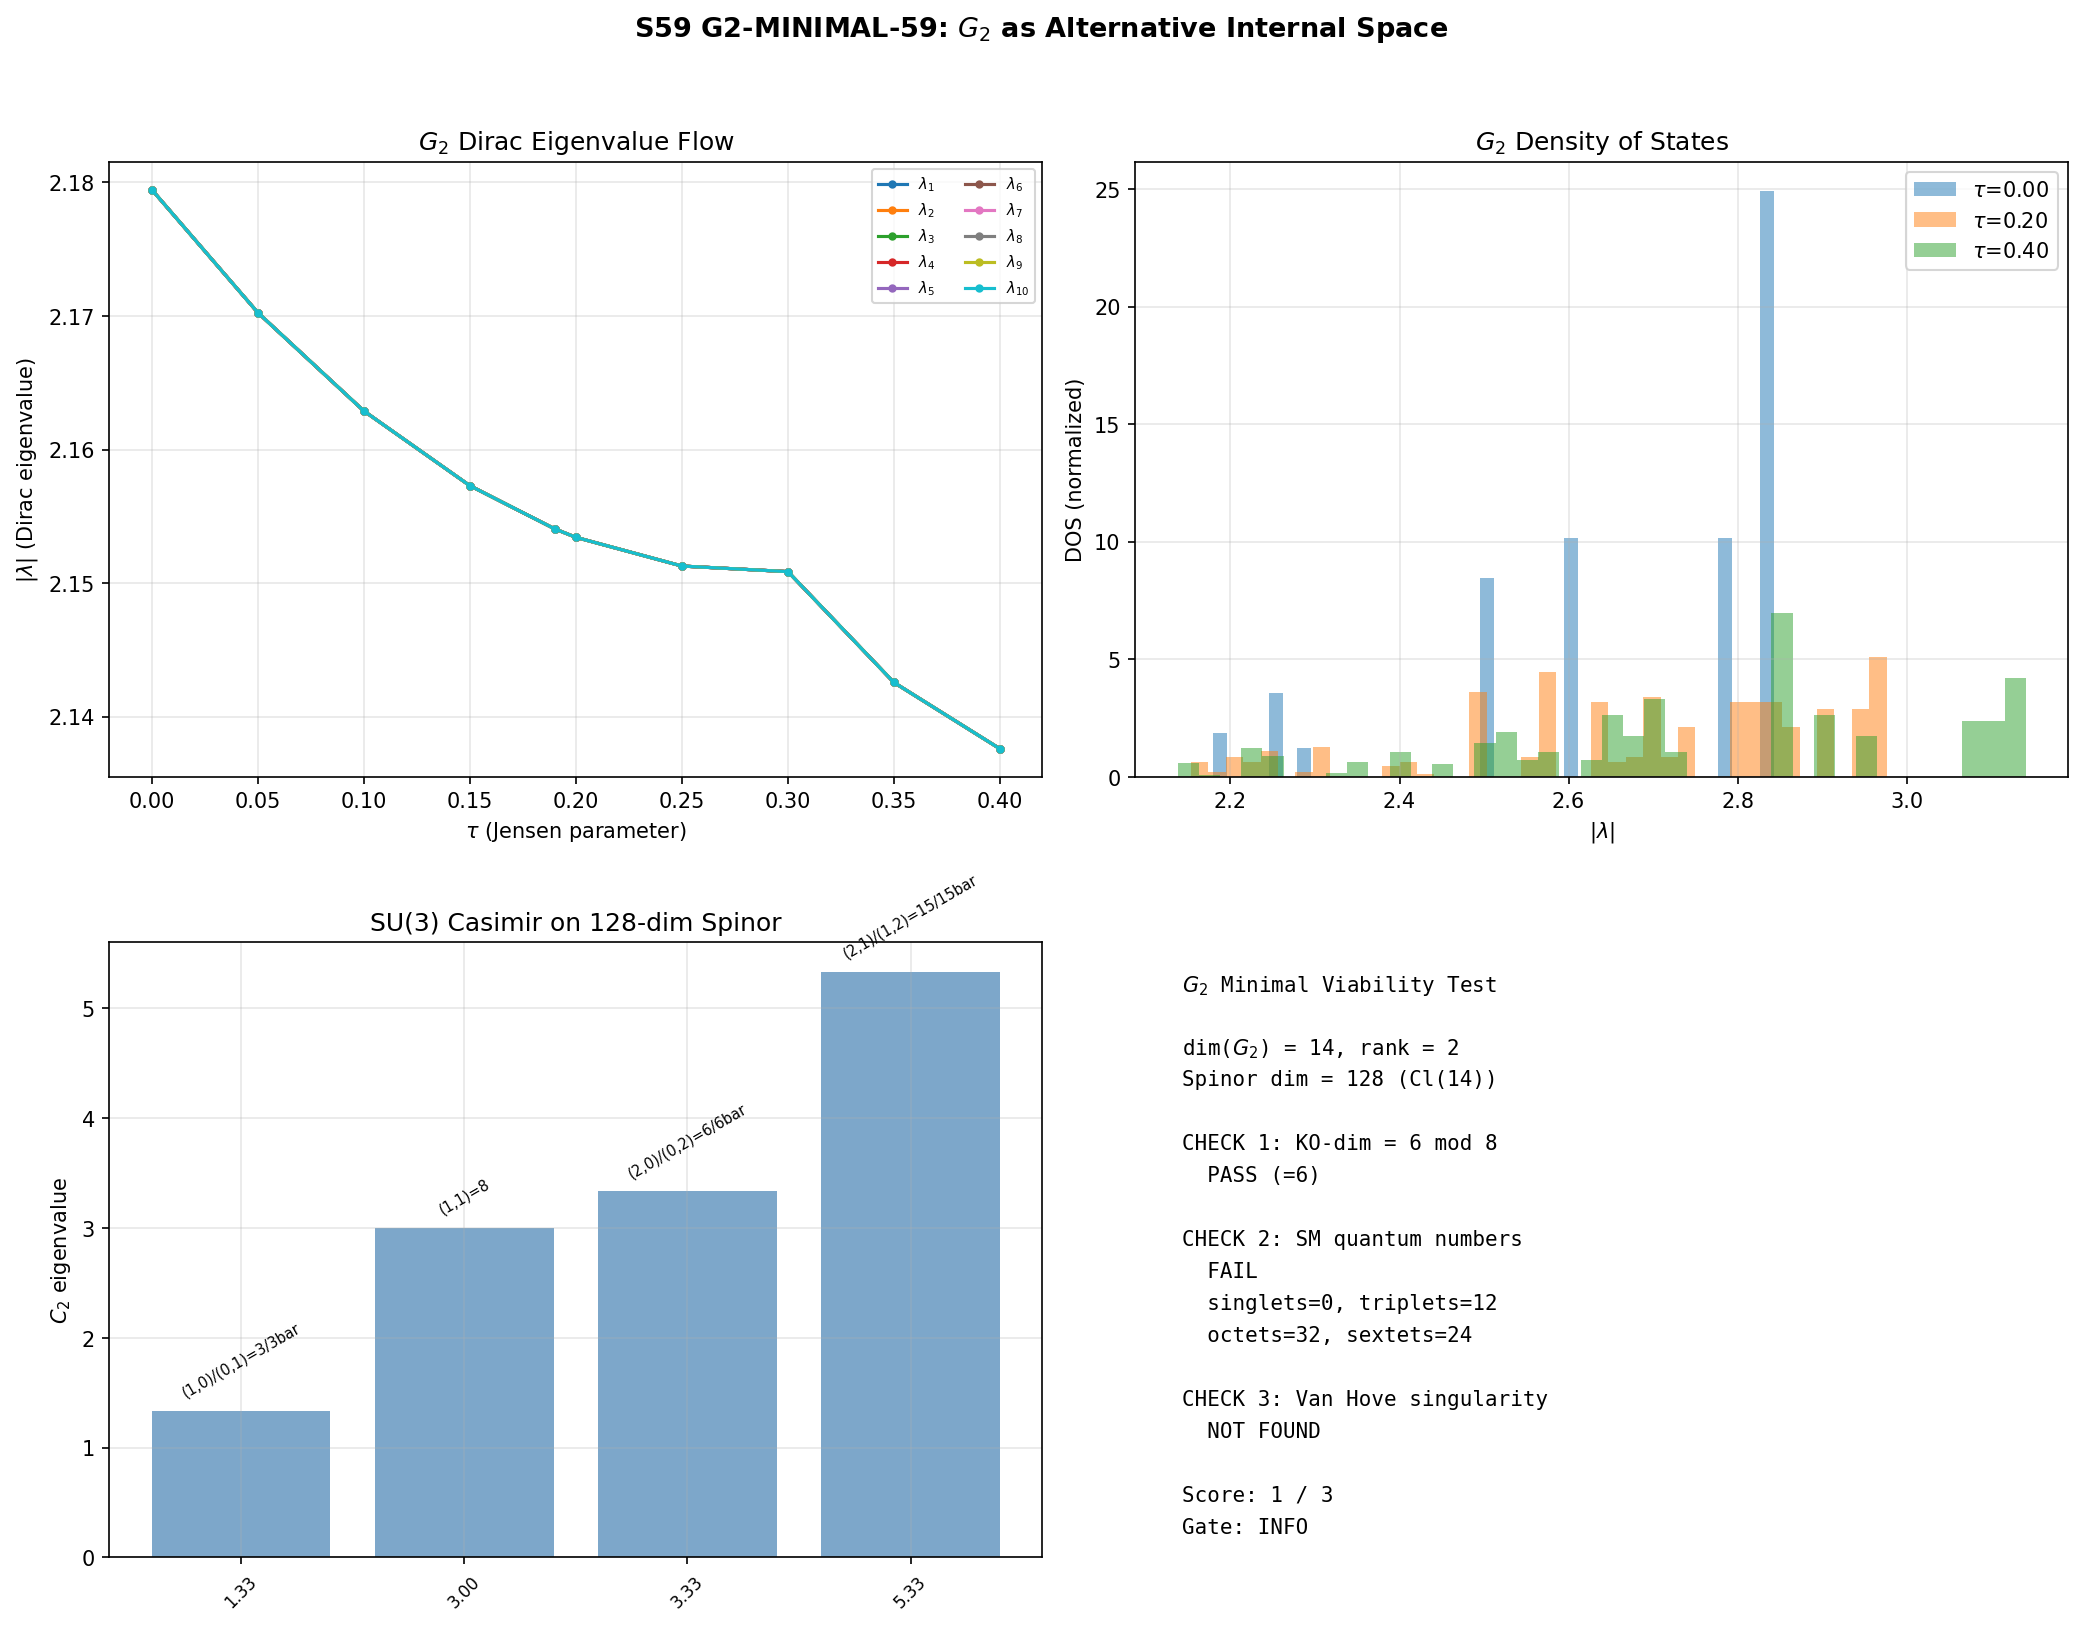

Here is the Python script that generated this plot:
#!/usr/bin/env python3
"""
S59 G2-MINIMAL-59: Minimal Viability Test for G_2 as Alternative Internal Space
================================================================================

Tests whether G_2 (the 14-dimensional automorphism group of the octonions)
could replace SU(3) as the internal space in the phonon-exflation framework.

Three conditions checked:
  1. KO-dimension of the spectral triple (target: 6 mod 8 for SM compatibility)
  2. SM quantum numbers from G_2 -> SU(3) branching of the spinor representation
  3. Van Hove singularity in the DOS under a Jensen-type deformation

Mathematical structure:
  - g_2 = su(3) + m  where m ~ R^6 (complement, G_2/SU(3) ~ S^6)
  - dim(G_2) = 14, rank = 2, Weyl group = D_6 (dihedral, order 12)
  - Cl(14) has spinor dim = 2^7 = 128
  - Jensen-type deformation: g(tau) scales su(3) and complement independently
    with volume preservation constraint

Gate: G2-MINIMAL-59
  PASS: All three conditions met (KO-dim=6, SM quantum numbers, van Hove)
  FAIL: KO-dim != 6 or SM quantum numbers absent
  INFO: Partial results, computational limits reached

Author: Spectral-Geometer Agent
Session: 59
Date: 2026-03-24
"""

import sys
import os
import numpy as np
from numpy.linalg import eigh, eigvalsh, inv, det, norm, cholesky, svd
import matplotlib
matplotlib.use('Agg')
import matplotlib.pyplot as plt
from time import time

sys.path.insert(0, os.path.dirname(os.path.abspath(__file__)))
from canonical_constants import *

np.set_printoptions(precision=6, linewidth=120)

# =============================================================================
# MODULE 1: G_2 LIE ALGEBRA CONSTRUCTION
# =============================================================================

def octonion_structure_constants():
    """
    Structure constants C_{ijk} for the imaginary octonions e_1,...,e_7.
    The Fano plane gives 7 triples with C_{ijk} = +1 (1-indexed).
    """
    C = np.zeros((7, 7, 7), dtype=np.float64)
    triples = [
        (1, 2, 3), (1, 4, 5), (1, 7, 6),
        (2, 4, 6), (2, 5, 7), (3, 4, 7), (3, 6, 5)
    ]
    for (i, j, k) in triples:
        a, b, c = i-1, j-1, k-1
        C[a, b, c] = 1.0
        C[b, c, a] = 1.0
        C[c, a, b] = 1.0
        C[b, a, c] = -1.0
        C[a, c, b] = -1.0
        C[c, b, a] = -1.0
    return C


def g2_generators_in_so7():
    """
    Construct the 14 generators of g_2 as anti-symmetric 7x7 matrices in so(7).

    G_2 = {X in so(7) : L_X(phi) = 0} where phi = sum C_{ijk} e^i ^ e^j ^ e^k
    is the associative 3-form of the octonions.

    Returns: list of 14 anti-symmetric (7,7) real matrices, orthonormalized
             w.r.t. inner product <X, Y> = -Tr(X Y).
    """
    C = octonion_structure_constants()

    # so(7) basis: E_{ab} - E_{ba} for a < b (21 elements)
    so7_basis = []
    for a in range(7):
        for b in range(a+1, 7):
            M = np.zeros((7, 7), dtype=np.float64)
            M[a, b] = 1.0
            M[b, a] = -1.0
            so7_basis.append(M)
    assert len(so7_basis) == 21

    n_basis = 21

    # The G_2 condition: L_X(phi) = 0 for all X.
    # L_X(phi)(e_i, e_j, e_k) = sum_a (X_{ai} C_{ajk} + X_{aj} C_{iak} + X_{ak} C_{ija}) = 0
    # for ALL ordered triples (i < j < k).
    constraints = []
    for i in range(7):
        for j in range(i+1, 7):
            for k in range(j+1, 7):
                row = np.zeros(n_basis)
                for n, B_n in enumerate(so7_basis):
                    val = 0.0  # (local)
                    for a in range(7):
                        val += B_n[a, i] * C[a, j, k]
                        val += B_n[a, j] * C[i, a, k]
                        val += B_n[a, k] * C[i, j, a]
                    row[n] = val
                if np.max(np.abs(row)) > 1e-14:
                    constraints.append(row)

    A = np.array(constraints)
    U, S, Vt = np.linalg.svd(A)
    tol = 1e-10  # (local)
    rank = np.sum(S > tol)
    null_dim = n_basis - rank

    print(f"  so(7) dimension: {n_basis}")
    print(f"  Constraint rank: {rank}")
    print(f"  Null space (= g_2) dimension: {null_dim}")

    if null_dim != 14:
        print(f"  FATAL: Expected g_2 dim=14, got {null_dim}")
        return []

    # Extract null space as 7x7 matrices
    null_vectors = Vt[rank:]
    g2_gens_raw = []
    for i in range(null_dim):
        X = np.zeros((7, 7), dtype=np.float64)
        for n, coeff in enumerate(null_vectors[i]):
            X += coeff * so7_basis[n]
        g2_gens_raw.append(X)

    # Gram-Schmidt orthonormalization w.r.t. <X,Y> = -Tr(XY)
    ortho_gens = []
    for X in g2_gens_raw:
        v = X.copy()
        for Y in ortho_gens:
            ip = -np.trace(v @ Y)
            v = v - ip * Y
        nrm = np.sqrt(-np.trace(v @ v))
        if nrm > 1e-14:
            ortho_gens.append(v / nrm)

    print(f"  Orthonormalized {len(ortho_gens)} generators")
    return ortho_gens


def validate_g2_algebra(gens):
    """
    Validate closure and compute structure constants + Killing form.
    Returns: f_abc, B_ab, max_closure_error
    """
    n = len(gens)
    f_abc = np.zeros((n, n, n), dtype=np.float64)

    max_closure_err = 0.0
    for a in range(n):
        for b in range(a+1, n):
            comm = gens[a] @ gens[b] - gens[b] @ gens[a]
            coeffs = np.zeros(n)
            for c in range(n):
                coeffs[c] = -np.trace(comm @ gens[c])
            recon = sum(coeffs[c] * gens[c] for c in range(n))
            err = np.max(np.abs(comm - recon))
            max_closure_err = max(max_closure_err, err)
            for c in range(n):
                f_abc[a, b, c] = coeffs[c]
                f_abc[b, a, c] = -coeffs[c]

    B_ab = np.einsum('acd,bcd->ab', f_abc, f_abc)
    max_antisym_err = max(np.max(np.abs(g + g.T)) for g in gens)
    B_eigvals = np.linalg.eigvalsh(B_ab)

    print(f"  Closure error: {max_closure_err:.2e}")
    print(f"  Antisymmetry error: {max_antisym_err:.2e}")
    print(f"  Killing form eigenvalues: min={B_eigvals[0]:.4f}, max={B_eigvals[-1]:.4f}")
    print(f"  Killing form sign: {'positive' if B_eigvals[0] > 0 else 'negative' if B_eigvals[-1] < 0 else 'mixed'}")

    # Check total antisymmetry of f_abc
    asym_err = 0.0  # (local)
    for a in range(n):
        for b in range(n):
            for c in range(n):
                asym_err = max(asym_err, abs(f_abc[a,b,c] + f_abc[b,a,c]))
                asym_err = max(asym_err, abs(f_abc[a,b,c] - f_abc[b,c,a]))
    print(f"  Structure constants total antisymmetry error: {asym_err:.2e}")

    return f_abc, B_ab, max_closure_err


# =============================================================================
# MODULE 2: G_2 -> SU(3) DECOMPOSITION VIA KERNEL METHOD
# =============================================================================

def identify_su3_decomposition(gens, f_abc, B_ab):
    """
    Identify the SU(3) subalgebra and complement inside G_2.

    Method: SU(3) = Stab_{G_2}(e_7) in the 7-dim representation.
    The map phi: g_2 -> R^7 defined by phi(X) = X(e_7) has:
      - ker(phi) = su(3) (8-dimensional)
      - im(phi) = R^6 (the 6 directions in R^7 orthogonal to e_7)

    Since our generators are orthonormalized abstract linear combinations,
    we find the su(3) as the kernel of the linear map, not by testing
    individual generators.

    Returns:
      su3_gens: list of 8 orthonormalized g_2 generators spanning su(3)
      comp_gens: list of 6 orthonormalized g_2 generators spanning the complement
      su3_coeffs: (8, 14) matrix giving su(3) gens as linear combos of g_2 gens
      comp_coeffs: (6, 14) matrix giving complement gens as linear combos of g_2 gens
    """
    n = len(gens)
    e7_idx = 6  # 7th basis vector (0-indexed)

    # Build the map phi: g_2 -> R^7, phi(sum c_a e_a) = sum c_a e_a(e_7)
    # A_{i,a} = (e_a)_{i, e7_idx}
    A = np.zeros((7, n))
    for a in range(n):
        A[:, a] = gens[a][:, e7_idx]

    rank_A = np.linalg.matrix_rank(A, tol=1e-10)
    print(f"  Map phi: g_2 -> R^7, rank = {rank_A}")
    print(f"  ker(phi) = su(3): dim = {n - rank_A}")

    U_A, S_A, Vt_A = np.linalg.svd(A)
    # Null space of A = last (n - rank_A) rows of Vt_A
    su3_coeffs = Vt_A[rank_A:]  # (8, 14)
    comp_coeffs = Vt_A[:rank_A]  # (6, 14)

    # Construct the actual matrix generators
    su3_gens = []
    for i in range(su3_coeffs.shape[0]):
        X = sum(su3_coeffs[i, a] * gens[a] for a in range(n))
        su3_gens.append(X)

    comp_gens = []
    for i in range(comp_coeffs.shape[0]):
        X = sum(comp_coeffs[i, a] * gens[a] for a in range(n))
        comp_gens.append(X)

    # Verify
    max_su3_action = max(norm(X[:, e7_idx]) for X in su3_gens)
    min_comp_action = min(norm(X[:, e7_idx]) for X in comp_gens)
    print(f"  su(3) max ||X e_7||: {max_su3_action:.2e}")
    print(f"  complement min ||X e_7||: {min_comp_action:.2e}")

    # Verify su(3) closure
    # Need structure constants in the new basis
    su3_f = np.zeros((8, 8, 8))
    for a in range(8):
        for b in range(a+1, 8):
            comm = su3_gens[a] @ su3_gens[b] - su3_gens[b] @ su3_gens[a]
            # Decompose in su(3) basis
            for c in range(8):
                su3_f[a, b, c] = -np.trace(comm @ su3_gens[c])
                su3_f[b, a, c] = -su3_f[a, b, c]

    # Check closure: is comm fully in su(3) span?
    su3_closure_err = 0.0  # (local)
    for a in range(8):
        for b in range(a+1, 8):
            comm = su3_gens[a] @ su3_gens[b] - su3_gens[b] @ su3_gens[a]
            recon = sum(su3_f[a, b, c] * su3_gens[c] for c in range(8))
            err = np.max(np.abs(comm - recon))
            su3_closure_err = max(su3_closure_err, err)
    print(f"  su(3) closure error: {su3_closure_err:.2e}")

    # Verify reductivity: [su3, comp] ⊂ comp
    reductive_err = 0.0  # (local)
    for a in range(8):
        for b in range(6):
            comm = su3_gens[a] @ comp_gens[b] - comp_gens[b] @ su3_gens[a]
            # Decompose: should have zero su(3) component
            for c in range(8):
                val = -np.trace(comm @ su3_gens[c])  # (local)
                reductive_err = max(reductive_err, abs(val))
    print(f"  Reductivity [su3, comp] ⊂ comp error: {reductive_err:.2e}")

    return su3_gens, comp_gens, su3_coeffs, comp_coeffs


# =============================================================================
# MODULE 3: CLIFFORD ALGEBRA Cl(14)
# =============================================================================

def build_cliff14():
    """Cl(R^14) generators: 14 Hermitian (128,128) matrices."""
    s1 = np.array([[0, 1], [1, 0]], dtype=complex)
    s2 = np.array([[0, -1j], [1j, 0]], dtype=complex)
    s3 = np.array([[1, 0], [0, -1]], dtype=complex)
    I2 = np.eye(2, dtype=complex)

    gammas = []
    for k in range(7):
        parts1 = [s3] * k + [s1] + [I2] * (6 - k)
        parts2 = [s3] * k + [s2] + [I2] * (6 - k)
        mat1 = parts1[0]
        mat2 = parts2[0]
        for p in parts1[1:]:
            mat1 = np.kron(mat1, p)
        for p in parts2[1:]:
            mat2 = np.kron(mat2, p)
        gammas.append(mat1)
        gammas.append(mat2)

    return gammas


def validate_clifford14(gammas):
    """Verify {gamma_a, gamma_b} = 2 delta_{ab} I_{128}."""
    max_err = 0.0  # (local)
    dim = gammas[0].shape[0]
    for a in range(14):
        for b in range(a, 14):
            anticomm = gammas[a] @ gammas[b] + gammas[b] @ gammas[a]
            target = 2.0 * (1 if a == b else 0) * np.eye(dim, dtype=complex)
            err = np.max(np.abs(anticomm - target))
            max_err = max(max_err, err)
    return max_err


def build_chirality14(gammas):
    """Chirality gamma_15 = i * gamma_1 * ... * gamma_14 for Cl(14)."""
    prod = np.eye(128, dtype=complex)
    for g in gammas:
        prod = prod @ g
    return 1j * prod


# =============================================================================
# MODULE 4: KO-DIMENSION
# =============================================================================

def compute_ko_dimension(gammas, dim_lie):
    """
    Compute KO-dimension from Clifford algebra and charge conjugation.

    For d=14: d mod 8 = 6.
    Expected signs: epsilon(J^2) = +1, epsilon''(Jgamma) = -1.
    This is KO-dim 6 = the SM-compatible dimension.
    """
    dim_spin = gammas[0].shape[0]
    ko_dim = dim_lie % 8

    # Charge conjugation B: B gamma_a B^{-1} = gamma_a^*
    # In our inductive construction: gamma_{2k-1} is real, gamma_{2k} is imaginary
    # B = product of all imaginary gammas = gamma_2 * gamma_4 * ... * gamma_14
    B = np.eye(dim_spin, dtype=complex)
    for k in range(7):
        B = B @ gammas[2*k + 1]  # indices 1,3,5,7,9,11,13

    B_inv = np.linalg.inv(B)

    # Verify B gamma_a B^{-1} = gamma_a^* for all a
    max_cc_err = 0.0
    for a in range(14):
        lhs = B @ gammas[a] @ B_inv
        rhs = gammas[a].conj()
        err = np.max(np.abs(lhs - rhs))
        max_cc_err = max(max_cc_err, err)

    # epsilon: J^2 = B B^*
    BB_star = B @ B.conj()
    epsilon = BB_star[0, 0].real
    eps_err = np.max(np.abs(BB_star - epsilon * np.eye(dim_spin)))

    # epsilon'': B gamma^* = epsilon'' gamma B
    gamma_chir = build_chirality14(gammas)
    lhs_gg = B @ gamma_chir.conj()
    rhs_gg = gamma_chir @ B
    plus_err = np.max(np.abs(lhs_gg - rhs_gg))
    minus_err = np.max(np.abs(lhs_gg + rhs_gg))

    if plus_err < 1e-8:
        epsilon_pp = +1
    elif minus_err < 1e-8:
        epsilon_pp = -1
    else:
        epsilon_pp = 0

    ko_match = (abs(epsilon - 1.0) < 0.1 and epsilon_pp == -1)

    print(f"  KO-dimension: d={dim_lie}, d mod 8 = {ko_dim}")
    print(f"  Charge conjugation error: {max_cc_err:.2e}")
    print(f"  epsilon (J^2): {epsilon:.1f} (error: {eps_err:.2e})")
    print(f"  epsilon'' (J gamma): {epsilon_pp}")
    print(f"  Expected (d mod 8 = 6): epsilon=+1, epsilon''=-1")
    print(f"  KO-dim = 6: {'CONFIRMED' if ko_match else 'MISMATCH'}")

    return ko_dim, epsilon, epsilon_pp, ko_match, B, gamma_chir


# =============================================================================
# MODULE 5: SPINOR BRANCHING G_2 -> SU(3)
# =============================================================================

def spinor_branching(gammas, g2_gens, su3_gens, comp_gens, f_abc):
    """
    Decompose the 128-dim spinor under G_2 -> SU(3).

    Build the spinor representation of g_2 via the so(14) embedding:
      rho_spin(e_a) = (1/2) sum_{b<c} f_{abc} gamma_b gamma_c

    Then restrict to su(3) and decompose by SU(3) Casimir eigenvalues.
    """
    n_g2 = len(g2_gens)
    dim_spin = 128  # (local)

    # Build spinor representation of g_2
    # rho_spin(e_a) = (1/2) sum_{b<c} f_{abc} [gamma_b, gamma_c] / 2
    # Actually: rho_spin(e_a) = (1/4) sum_{b,c} (ad(e_a))_{bc} gamma_b gamma_c
    # where (ad(e_a))_{bc} = f_{abc} in the ON basis

    # The adjoint embedding: ad(e_a)_{bc} = f_{a,c,b} = -f_{a,b,c}
    # The spin(14) rep formula: rho_spin(X) = (1/4) sum_{bc} X_{bc} gamma_b gamma_c
    # Substituting X_{bc} = ad(e_a)_{bc} = -f_{a,b,c}:
    # rho_spin(e_a) = -(1/4) sum_{bc} f_{abc} gamma_b gamma_c
    #              = -(1/2) sum_{b<c} f_{abc} gamma_b gamma_c
    rho_spin = []
    for a in range(n_g2):
        M = np.zeros((dim_spin, dim_spin), dtype=complex)
        for b in range(n_g2):
            for c in range(b+1, n_g2):
                if abs(f_abc[a, b, c]) > 1e-14:
                    M += f_abc[a, b, c] * (gammas[b] @ gammas[c])
        M *= -0.5  # Note the minus sign!
        rho_spin.append(M)

    # Verify anti-Hermiticity
    max_ah_err = max(np.max(np.abs(M + M.conj().T)) for M in rho_spin)
    print(f"  Spinor rep anti-Hermiticity error: {max_ah_err:.2e}")

    # Verify Lie algebra closure (spot check)
    max_lie_err = 0.0
    for a in range(min(5, n_g2)):
        for b in range(a+1, min(5, n_g2)):
            comm = rho_spin[a] @ rho_spin[b] - rho_spin[b] @ rho_spin[a]
            target = sum(f_abc[a, b, c] * rho_spin[c] for c in range(n_g2))
            err = np.max(np.abs(comm - target))
            max_lie_err = max(max_lie_err, err)
    print(f"  Lie algebra closure error (spinor rep): {max_lie_err:.2e}")

    # Now build su(3) generators in spinor rep
    # Each su(3) generator is a linear combination of g_2 generators
    # su3_gens[i] = sum_a su3_coeffs[i,a] * g2_gens[a]
    # => rho_spin(su3_gen_i) = sum_a su3_coeffs[i,a] * rho_spin[a]

    # We need to express su3_gens in terms of the g2_gens basis.
    # The su3_gens were constructed as: su3_gens[i] = sum_a coeff * g2_gens[a]
    # We can recover the coefficients using the inner product.

    # Coefficients: c_{ia} = <su3_gens[i], g2_gens[a]> = -Tr(su3_gens[i] @ g2_gens[a])
    su3_spin = []
    for i in range(len(su3_gens)):
        coeffs = np.array([-np.trace(su3_gens[i] @ g2_gens[a]) for a in range(n_g2)])
        M = sum(coeffs[a] * rho_spin[a] for a in range(n_g2))
        su3_spin.append(M)

    # Build SU(3) Casimir: C_2 = -sum_i rho(su3_i)^2 (positive semidefinite)
    C2_su3 = np.zeros((dim_spin, dim_spin), dtype=complex)
    for M in su3_spin:
        C2_su3 -= M @ M  # - because anti-Hermitian: (-M)(-M) = M^2, we want -sum e_a^2

    c2_evals = np.linalg.eigvalsh(C2_su3)
    c2_rounded = np.round(c2_evals, decimals=3)
    unique_c2 = np.unique(c2_rounded)

    print(f"\n  SU(3) Casimir eigenvalues on 128-dim spinor:")
    sm_content = {'singlets': 0, 'triplets': 0, 'octets': 0, 'sextets': 0, 'others': 0}

    for c2_val in unique_c2:
        mult = int(np.sum(np.abs(c2_rounded - c2_val) < 0.01))
        irrep = identify_su3_irrep(c2_val)
        print(f"    C_2 = {c2_val:.4f}, multiplicity = {mult}, irrep = {irrep}")
        if abs(c2_val) < 0.01:
            sm_content['singlets'] = mult
        elif abs(c2_val - 4.0/3.0) < 0.1:
            sm_content['triplets'] += mult
        elif abs(c2_val - 3.0) < 0.1:
            sm_content['octets'] = mult
        elif abs(c2_val - 10.0/3.0) < 0.1:
            sm_content['sextets'] = mult
        else:
            sm_content['others'] += mult

    has_singlet = sm_content['singlets'] > 0
    has_triplet = sm_content['triplets'] > 0
    sm_compatible = has_singlet and has_triplet

    print(f"\n  SM-relevant content:")
    print(f"    Singlets (1): {sm_content['singlets']}")
    print(f"    Triplets (3/3-bar): {sm_content['triplets']}")
    print(f"    Octets (8): {sm_content['octets']}")
    print(f"    Sextets (6/6-bar): {sm_content['sextets']}")
    print(f"    Other: {sm_content['others']}")
    print(f"    SM compatible (has 1 and 3): {sm_compatible}")

    return sm_content, sm_compatible, c2_evals, unique_c2, rho_spin


def identify_su3_irrep(c2_val):
    """Identify SU(3) irrep from Casimir value."""
    known = {
        0.0: "(0,0)=1",
        4.0/3.0: "(1,0)/(0,1)=3/3bar",
        3.0: "(1,1)=8",
        10.0/3.0: "(2,0)/(0,2)=6/6bar",
        16.0/3.0: "(2,1)/(1,2)=15/15bar",
        6.0: "(3,0)/(0,3)=10/10bar",
    }
    for k, v in known.items():
        if abs(c2_val - k) < 0.1:
            return v
    return f"unknown(C2={c2_val:.3f})"


# =============================================================================
# MODULE 6: JENSEN-TYPE METRIC + DIRAC OPERATOR ON G_2
# =============================================================================

def g2_jensen_metric_matrix(B_ab, tau, su3_coeffs, comp_coeffs, n_g2):
    """
    Jensen-type deformation of the bi-invariant metric on G_2.

    g(tau) = L_su3 * g_bi|_{su(3)} + L_m * g_bi|_m

    Volume preservation: L_su3^4 * L_m^3 = 1  (8/2=4 for su3, 6/2=3 for comp)
    => L_su3 = exp(-3*tau/4), L_m = exp(tau)

    The metric in the g_2-abstract basis is:
      g_{ab} = L_su3 * sum_i (su3_coeffs)_{ia} (su3_coeffs)_{ib}
             + L_m * sum_j (comp_coeffs)_{ja} (comp_coeffs)_{jb}
    where the bi-invariant metric is delta_{ab} (since generators are ON).
    """
    L_su3 = np.exp(-0.75 * tau)
    L_m = np.exp(tau)

    # In the original ON g_2 basis, the metric at tau=0 is delta.
    # The projection onto su(3): P_su3 = su3_coeffs^T @ su3_coeffs
    # The projection onto comp: P_comp = comp_coeffs^T @ comp_coeffs

    P_su3 = su3_coeffs.T @ su3_coeffs  # (14, 14)
    P_comp = comp_coeffs.T @ comp_coeffs

    g = L_su3 * P_su3 + L_m * P_comp

    return g


def g2_compute_dirac_spectrum(tau, g2_gens, f_abc, gammas, su3_coeffs, comp_coeffs):
    """
    Compute the Dirac spectrum on (G_2, g(tau)) at the trivial Peter-Weyl sector.

    D = Omega(tau) where Omega is the spinor connection offset.
    For higher sectors, D_rho = sum_a rho(e_a) tensor gamma_a + I tensor Omega.

    Returns: eigenvalues at the trivial sector and the 7-dim sector.
    """
    n_g2 = len(g2_gens)
    dim_spin = 128  # (local)

    # Build metric
    g_met = g2_jensen_metric_matrix(np.eye(n_g2), tau, su3_coeffs, comp_coeffs, n_g2)

    # ON frame: g = E^T E means E @ g @ E^T = I
    # g is the metric in abstract basis, E transforms to ON frame
    L = cholesky(g_met)
    E = inv(L)
    E_inv = L

    # Frame structure constants: ft^c_{ab} = E_{ai} E_{bj} f_{ijk} (E^{-1})_{kc}
    ft = np.einsum('ai,bj,ijk,kc->abc', E, E, f_abc, E_inv)

    # Connection: Gamma^c_{ab} = (1/2)(ft_{abc} - ft_{bca} + ft_{cab})
    Gamma = np.zeros((n_g2, n_g2, n_g2))
    for c in range(n_g2):
        for a in range(n_g2):
            for b in range(n_g2):
                Gamma[c, a, b] = 0.5 * (ft[a, b, c] - ft[b, c, a] + ft[c, a, b])

    # Spinor connection offset: Omega = (1/4) sum_{a,b,c} Gamma^b_{ac} gamma_a gamma_b gamma_c
    Omega = np.zeros((dim_spin, dim_spin), dtype=complex)
    for a in range(n_g2):
        for b in range(n_g2):
            for c in range(n_g2):
                coeff = Gamma[b, a, c]
                if abs(coeff) > 1e-15:
                    Omega += coeff * (gammas[a] @ gammas[b] @ gammas[c])
    Omega *= 0.25

    # Trivial sector: D = Omega (128 x 128)
    evals_trivial = np.linalg.eigvals(Omega)
    abs_trivial = np.sort(np.abs(evals_trivial.imag))

    # 7-dim fundamental sector
    # rho_7(e_a) for abstract e_a: the original 7x7 generators are in the original basis
    # In the ON frame basis, the abstract generators transform:
    #   rho_7(e_a^{ON}) = rho_7(E_{ab} e_b^{orig}) = E_{ab} rho_7(e_b^{orig})
    # But rho_7(e_b^{orig}) = g2_gens[b] (the 7x7 matrices)
    dim7 = 7
    D_7 = np.zeros((dim7 * dim_spin, dim7 * dim_spin), dtype=complex)

    for a in range(n_g2):
        rho_a = np.zeros((dim7, dim7), dtype=complex)
        for b in range(n_g2):
            rho_a += E[a, b] * g2_gens[b].astype(complex)
        D_7 += np.kron(rho_a, gammas[a])
    D_7 += np.kron(np.eye(dim7, dtype=complex), Omega)

    evals_7 = np.linalg.eigvals(D_7)
    abs_7 = np.sort(np.abs(evals_7.imag))

    return abs_trivial, abs_7, Omega


def g2_scalar_curvature(f_abc, g_met):
    """Compute scalar curvature via explicit Riemann tensor."""
    n = f_abc.shape[0]
    L = cholesky(g_met)
    E = inv(L)
    E_inv = L
    ft = np.einsum('ai,bj,ijk,kc->abc', E, E, f_abc, E_inv)

    Gamma = np.zeros((n, n, n))
    for c in range(n):
        for a in range(n):
            for b in range(n):
                Gamma[c, a, b] = 0.5 * (ft[a, b, c] - ft[b, c, a] + ft[c, a, b])

    # Riemann R^d_{cab}
    R = np.zeros((n, n, n, n))
    for d in range(n):
        for c in range(n):
            for a in range(n):
                for b in range(n):
                    val = 0.0  # (local)
                    for e in range(n):
                        val += Gamma[d, c, e] * Gamma[e, a, b]
                        val -= Gamma[d, a, e] * Gamma[e, c, b]
                        val -= ft[c, a, e] * Gamma[d, e, b]
                    R[d, c, a, b] = val

    # Ricci: Ric_{ab} = R^c_{acb}
    Ric = np.zeros((n, n))
    for a in range(n):
        for b in range(n):
            for c in range(n):
                Ric[a, b] += R[c, a, c, b]

    R_scalar = np.trace(Ric)
    return R_scalar


# =============================================================================
# MODULE 7: VAN HOVE TEST
# =============================================================================

def van_hove_test(tau_values, g2_gens, f_abc, gammas, su3_coeffs, comp_coeffs):
    """
    Compute Dirac spectrum at each tau, check for eigenvalue extrema (van Hove).
    """
    all_spectra = {}
    n_track = 10

    for tau in tau_values:
        t0 = time()
        abs_trivial, abs_7, _ = g2_compute_dirac_spectrum(
            tau, g2_gens, f_abc, gammas, su3_coeffs, comp_coeffs)

        # Combine with PW multiplicities: trivial x1, 7-dim x7
        all_evals = np.concatenate([
            np.repeat(abs_trivial, 1),
            np.repeat(abs_7, 7),
        ])

        all_spectra[tau] = {
            'trivial': abs_trivial,
            'fund7': abs_7,
            'all': all_evals,
        }

        dt = time() - t0
        print(f"  tau={tau:.3f}: {len(abs_trivial)} + {len(abs_7)} evals, "
              f"{len(all_evals)} total (PW), t={dt:.1f}s")

    # Track lowest eigenvalues
    lambda_mins = np.zeros((len(tau_values), n_track))
    for i, tau in enumerate(tau_values):
        evals = np.sort(all_spectra[tau]['all'])
        nonzero = evals[evals > 0.01]
        if len(nonzero) >= n_track:
            lambda_mins[i, :] = nonzero[:n_track]
        else:
            lambda_mins[i, :len(nonzero)] = nonzero
            lambda_mins[i, len(nonzero):] = np.nan

    # Check for van Hove (extrema in eigenvalue trajectories)
    van_hove_found = False
    van_hove_tau = None
    van_hove_lambda = None

    for k in range(n_track):
        lam_k = lambda_mins[:, k]
        valid = ~np.isnan(lam_k)
        lam_valid = lam_k[valid]
        tau_valid = tau_values[valid]
        if len(lam_valid) < 3:
            continue
        deriv = np.diff(lam_valid) / np.diff(tau_valid)
        for j in range(len(deriv) - 1):
            if deriv[j] * deriv[j+1] < 0:
                tau_vH = 0.5 * (tau_valid[j+1] + tau_valid[j+2])
                lam_vH = 0.5 * (lam_valid[j+1] + lam_valid[j+2])
                van_hove_found = True
                if van_hove_tau is None or lam_vH < van_hove_lambda:
                    van_hove_tau = tau_vH
                    van_hove_lambda = lam_vH
                print(f"  Van Hove: eigenvalue #{k}, tau ~ {tau_vH:.3f}, lambda ~ {lam_vH:.4f}")

    if not van_hove_found:
        print("  No van Hove singularity detected")
        for k in range(min(3, n_track)):
            lam_k = lambda_mins[:, k]
            valid = ~np.isnan(lam_k)
            if np.sum(valid) >= 3:
                lam_valid = lam_k[valid]
                mono = np.all(np.diff(lam_valid) >= -1e-10) or np.all(np.diff(lam_valid) <= 1e-10)
                print(f"    eigenvalue #{k}: {'monotonic' if mono else 'NON-MONOTONIC'}, "
                      f"range [{lam_valid.min():.4f}, {lam_valid.max():.4f}]")

    return all_spectra, van_hove_found, van_hove_tau, van_hove_lambda, lambda_mins


# =============================================================================
# MODULE 8: PLOTTING
# =============================================================================

def make_plots(all_spectra, tau_values, lambda_mins, ko_dim, sm_compatible,
               van_hove_found, van_hove_tau, unique_c2, sm_content, save_path):
    """Generate diagnostic plots."""
    fig, axes = plt.subplots(2, 2, figsize=(14, 11))

    # Panel 1: Eigenvalue flow
    ax = axes[0, 0]
    n_track = lambda_mins.shape[1]
    for k in range(n_track):
        valid = ~np.isnan(lambda_mins[:, k])
        if np.sum(valid) > 0:
            ax.plot(tau_values[valid], lambda_mins[valid, k], 'o-', markersize=3, label=f'$\\lambda_{{{k+1}}}$')
    if van_hove_found and van_hove_tau is not None:
        ax.axvline(van_hove_tau, color='red', linestyle='--', alpha=0.7, label=f'van Hove')
    ax.set_xlabel(r'$\tau$ (Jensen parameter)')
    ax.set_ylabel(r'$|\lambda|$ (Dirac eigenvalue)')
    ax.set_title(r'$G_2$ Dirac Eigenvalue Flow')
    ax.legend(fontsize=7, ncol=2)
    ax.grid(True, alpha=0.3)

    # Panel 2: DOS at selected tau
    ax = axes[0, 1]
    tau_plot = [tau_values[0], tau_values[len(tau_values)//2], tau_values[-1]]
    for tau in tau_plot:
        if tau in all_spectra:
            evals = all_spectra[tau]['all']
            evals_nz = evals[evals > 0.01]
            if len(evals_nz) > 5:
                ax.hist(evals_nz, bins=40, alpha=0.5, density=True, label=f'$\\tau$={tau:.2f}')
    ax.set_xlabel(r'$|\lambda|$')
    ax.set_ylabel('DOS (normalized)')
    ax.set_title(r'$G_2$ Density of States')
    ax.legend()
    ax.grid(True, alpha=0.3)

    # Panel 3: SU(3) Casimir distribution
    ax = axes[1, 0]
    c2_labels = []
    c2_mults = []
    for c2 in unique_c2:
        c2_labels.append(f'{c2:.2f}')
        c2_mults.append(c2)
    if len(c2_labels) > 0:
        bars = ax.bar(range(len(c2_labels)), c2_mults, color='steelblue', alpha=0.7)
        ax.set_xticks(range(len(c2_labels)))
        ax.set_xticklabels(c2_labels, rotation=45, fontsize=8)
        ax.set_ylabel(r'$C_2$ eigenvalue')
        ax.set_title('SU(3) Casimir on 128-dim Spinor')
        # Annotate with irrep names
        for i, c2 in enumerate(unique_c2):
            name = identify_su3_irrep(c2)
            ax.text(i, c2 + 0.1, name, ha='center', va='bottom', fontsize=7, rotation=30)
    ax.grid(True, alpha=0.3)

    # Panel 4: Summary
    ax = axes[1, 1]
    ax.axis('off')
    score = int(ko_dim == 6) + int(sm_compatible) + int(van_hove_found)
    lines = [
        r"$G_2$ Minimal Viability Test",
        "",
        f"dim($G_2$) = 14, rank = 2",
        f"Spinor dim = 128 (Cl(14))",
        "",
        f"CHECK 1: KO-dim = {ko_dim} mod 8",
        f"  {'PASS (=6)' if ko_dim == 6 else 'FAIL'}",
        "",
        f"CHECK 2: SM quantum numbers",
        f"  {'PASS' if sm_compatible else 'FAIL'}",
        f"  singlets={sm_content['singlets']}, triplets={sm_content['triplets']}",
        f"  octets={sm_content['octets']}, sextets={sm_content['sextets']}",
        "",
        f"CHECK 3: Van Hove singularity",
        f"  {'FOUND at tau=' + f'{van_hove_tau:.3f}' if van_hove_found else 'NOT FOUND'}",
        "",
        f"Score: {score} / 3",
        f"Gate: {'PASS' if score == 3 else 'INFO' if score >= 1 else 'FAIL'}",
    ]
    for i, line in enumerate(lines):
        ax.text(0.05, 0.95 - i * 0.052, line, transform=ax.transAxes,
                fontsize=10, fontfamily='monospace', verticalalignment='top')

    plt.suptitle(r'S59 G2-MINIMAL-59: $G_2$ as Alternative Internal Space', fontsize=13, fontweight='bold')
    plt.tight_layout(rect=[0, 0, 1, 0.96])
    plt.savefig(save_path, dpi=150, bbox_inches='tight')
    plt.close()
    print(f"  Plot saved: {save_path}")


# =============================================================================
# MAIN
# =============================================================================

def main():
    t_start = time()
    print("=" * 78)
    print("  S59 G2-MINIMAL-59: G_2 Minimal Viability Test")
    print("  dim(G_2) = 14, rank = 2, Spin(14) spinor dim = 128")
    print("=" * 78)

    # STEP 1: Construct G_2
    print("\n[STEP 1] Constructing G_2 Lie algebra as subalgebra of so(7)...")
    g2_gens = g2_generators_in_so7()
    if len(g2_gens) != 14:
        print(f"  FATAL: Expected 14 generators, got {len(g2_gens)}")
        return

    # STEP 2: Validate
    print("\n[STEP 2] Validating G_2 algebra...")
    f_abc, B_ab, closure_err = validate_g2_algebra(g2_gens)

    # STEP 3: SU(3) decomposition
    print("\n[STEP 3] Identifying SU(3) subalgebra via kernel method...")
    su3_gens, comp_gens, su3_coeffs, comp_coeffs = identify_su3_decomposition(
        g2_gens, f_abc, B_ab)

    # STEP 4: Clifford algebra
    print("\n[STEP 4] Building Clifford algebra Cl(14)...")
    gammas = build_cliff14()
    cliff_err = validate_clifford14(gammas)
    print(f"  Clifford validation error: {cliff_err:.2e}")

    # STEP 5: KO-dimension
    print("\n[STEP 5] Computing KO-dimension...")
    ko_dim, epsilon, epsilon_pp, ko_match, B_cc, gamma_chir = compute_ko_dimension(gammas, 14)

    # STEP 6: Spinor branching
    print("\n[STEP 6] Decomposing 128-dim spinor under G_2 -> SU(3)...")
    sm_content, sm_compatible, c2_evals, unique_c2, rho_spin = spinor_branching(
        gammas, g2_gens, su3_gens, comp_gens, f_abc)

    # STEP 7: Scalar curvature
    print("\n[STEP 7] Scalar curvature...")
    for tau in [0.0, 0.19]:
        g_met = g2_jensen_metric_matrix(np.eye(14), tau, su3_coeffs, comp_coeffs, 14)
        R = g2_scalar_curvature(f_abc, g_met)
        print(f"  tau={tau:.2f}: R = {R:.6f}")

    # STEP 8: Van Hove
    print("\n[STEP 8] Van Hove singularity test...")
    tau_values = np.array([0.0, 0.05, 0.10, 0.15, 0.19, 0.20, 0.25, 0.30, 0.35, 0.40])
    all_spectra, van_hove_found, van_hove_tau, van_hove_lambda, lambda_mins = \
        van_hove_test(tau_values, g2_gens, f_abc, gammas, su3_coeffs, comp_coeffs)

    # RESULTS
    score = int(ko_dim == 6) + int(sm_compatible) + int(van_hove_found)

    print("\n" + "=" * 78)
    print("  RESULTS SUMMARY")
    print("=" * 78)
    print(f"  CHECK 1 - KO-dimension: {ko_dim} {'= 6 PASS' if ko_dim == 6 else 'FAIL'}")
    print(f"  CHECK 2 - SM quantum numbers: {'PASS' if sm_compatible else 'FAIL'}")
    print(f"    Content: {sm_content}")
    print(f"  CHECK 3 - Van Hove: {'FOUND' if van_hove_found else 'NOT FOUND'}")
    if van_hove_found:
        print(f"    tau_vH = {van_hove_tau:.4f}, lambda_vH = {van_hove_lambda:.4f}")
    print(f"  VIABILITY SCORE: {score} / 3")
    print(f"  GATE: G2-MINIMAL-59 {'PASS' if score == 3 else 'INFO' if score >= 1 else 'FAIL'}")

    # Save
    save_dir = os.path.dirname(os.path.abspath(__file__))
    npz_path = os.path.join(save_dir, 's59_g2_minimal.npz')
    png_path = os.path.join(save_dir, 's59_g2_minimal.png')

    spectra_trivial = np.array([all_spectra[tau]['trivial'] for tau in tau_values])

    np.savez(npz_path,
             n_generators=len(g2_gens),
             f_abc=f_abc,
             B_ab=B_ab,
             su3_coeffs=su3_coeffs,
             comp_coeffs=comp_coeffs,
             ko_dim=ko_dim,
             epsilon=epsilon,
             epsilon_pp=epsilon_pp,
             ko_match=ko_match,
             sm_compatible=sm_compatible,
             c2_evals=c2_evals,
             unique_c2=unique_c2,
             sm_singlets=sm_content['singlets'],
             sm_triplets=sm_content['triplets'],
             sm_octets=sm_content['octets'],
             sm_sextets=sm_content.get('sextets', 0),
             sm_others=sm_content['others'],
             tau_values=tau_values,
             lambda_mins=lambda_mins,
             van_hove_found=van_hove_found,
             van_hove_tau=van_hove_tau if van_hove_tau is not None else -1.0,
             van_hove_lambda=van_hove_lambda if van_hove_lambda is not None else -1.0,
             spectra_trivial=spectra_trivial,
             score=score,
             total_time=time() - t_start,
             )
    print(f"\n  Data saved: {npz_path}")

    make_plots(all_spectra, tau_values, lambda_mins, ko_dim, sm_compatible,
               van_hove_found, van_hove_tau, unique_c2, sm_content, png_path)

    print(f"  Total runtime: {time() - t_start:.1f}s")
    print("=" * 78)


if __name__ == '__main__':
    main()
